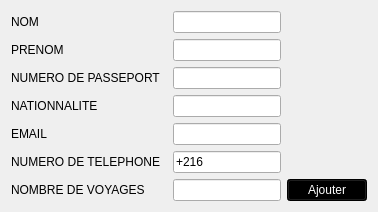
     <widget class="QWidget" name="tab_35">
      <property name="styleSheet">
       <string notr="true"/>
      </property>
      <attribute name="title">
       <string>Ajouter un client</string>
      </attribute>
      <layout class="QGridLayout" name="gridLayout_9">
       <item row="3" column="0">
        <widget class="QLabel" name="label_95">
         <property name="styleSheet">
          <string notr="true">background:none;
font: 75 10pt &quot;MS Shell Dlg 2&quot;;</string>
         </property>
         <property name="text">
          <string>NATIONNALITE</string>
         </property>
        </widget>
       </item>
       <item row="4" column="0">
        <widget class="QLabel" name="label_96">
         <property name="styleSheet">
          <string notr="true">background:none;
font: 75 10pt &quot;MS Shell Dlg 2&quot;;</string>
         </property>
         <property name="text">
          <string>EMAIL</string>
         </property>
        </widget>
       </item>
       <item row="0" column="0">
        <widget class="QLabel" name="label_97">
         <property name="styleSheet">
          <string notr="true">background:none;
font: 75 10pt &quot;MS Shell Dlg 2&quot;;

</string>
         </property>
         <property name="text">
          <string>NOM</string>
         </property>
        </widget>
       </item>
       <item row="1" column="2">
        <widget class="QLineEdit" name="lineEdit_prenom_client">
         <property name="styleSheet">
          <string notr="true">background:none;</string>
         </property>
        </widget>
       </item>
       <item row="2" column="0">
        <widget class="QLabel" name="label_98">
         <property name="styleSheet">
          <string notr="true">background:none;
font: 75 10pt &quot;MS Shell Dlg 2&quot;;</string>
         </property>
         <property name="text">
          <string>NUMERO DE PASSEPORT</string>
         </property>
        </widget>
       </item>
       <item row="2" column="2">
        <widget class="QLineEdit" name="lineEdit_num_passeport">
         <property name="styleSheet">
          <string notr="true">background:none;</string>
         </property>
        </widget>
       </item>
       <item row="5" column="0">
        <widget class="QLabel" name="label_99">
         <property name="styleSheet">
          <string notr="true">background:none;
font: 75 10pt &quot;MS Shell Dlg 2&quot;;</string>
         </property>
         <property name="text">
          <string>NUMERO DE TELEPHONE</string>
         </property>
        </widget>
       </item>
       <item row="3" column="2">
        <widget class="QLineEdit" name="lineEdit_nationnalite">
         <property name="styleSheet">
          <string notr="true">background:none;</string>
         </property>
        </widget>
       </item>
       <item row="4" column="2">
        <widget class="QLineEdit" name="lineEdit_email">
         <property name="styleSheet">
          <string notr="true">background:none; </string>
         </property>
        </widget>
       </item>
       <item row="0" column="2">
        <widget class="QLineEdit" name="lineEdit_nom_client">
         <property name="styleSheet">
          <string notr="true">background:none;
</string>
         </property>
         <property name="text">
          <string/>
         </property>
        </widget>
       </item>
       <item row="5" column="2">
        <widget class="QLineEdit" name="lineEdit_num_telephone">
         <property name="styleSheet">
          <string notr="true">background:none;</string>
         </property>
         <property name="text">
          <string>+216</string>
         </property>
        </widget>
       </item>
       <item row="6" column="0" colspan="2">
        <widget class="QLabel" name="label_100">
         <property name="styleSheet">
          <string notr="true">background:none;
font: 75 10pt &quot;MS Shell Dlg 2&quot;;</string>
         </property>
         <property name="text">
          <string>NOMBRE DE VOYAGES</string>
         </property>
        </widget>
       </item>
       <item row="1" column="0">
        <widget class="QLabel" name="label_101">
         <property name="styleSheet">
          <string notr="true">background:none;
font: 75 10pt &quot;MS Shell Dlg 2&quot;;</string>
         </property>
         <property name="text">
          <string>PRENOM</string>
         </property>
        </widget>
       </item>
       <item row="6" column="2">
        <widget class="QLineEdit" name="lineEdit_nb_voyages">
         <property name="styleSheet">
          <string notr="true">background:none;</string>
         </property>
        </widget>
       </item>
       <item row="6" column="3">
        <widget class="QPushButton" name="pushButton_16">
         <property name="styleSheet">
          <string notr="true">background-color: rgb(0, 0, 0);
color: rgb(255, 255, 255);
font: 75 8pt &quot;MS Shell Dlg 2&quot;;</string>
         </property>
         <property name="text">
          <string>Ajouter</string>
         </property>
        </widget>
       </item>
      </layout>
     </widget>
